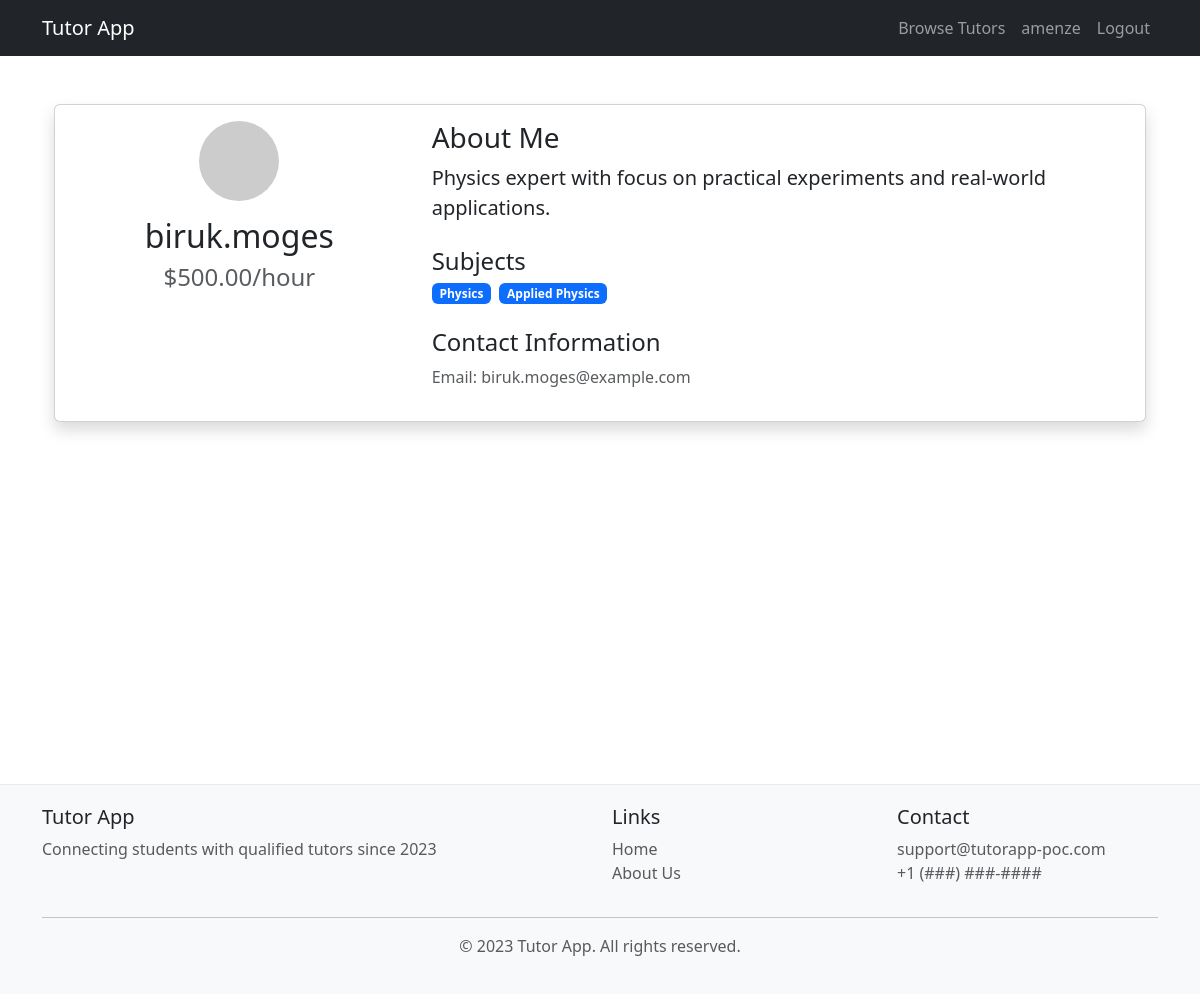
The app's page /tutors/biruk.moges/ (signed in) with its own data.
### accounts/models.py (models this page shows, shortened)
class CustomUser(AbstractUser):
    USER_TYPES = (
        ('student', 'Student'),
        ('tutor', 'Tutor'),
    )
    first_name = models.CharField(max_length=30)
    last_name = models.CharField(max_length=30)
    user_type = models.CharField(max_length=10, choices=USER_TYPES, default='student')

class TutorProfile(models.Model):
    user = models.OneToOneField(CustomUser, on_delete=models.CASCADE, related_name='tutor_profile')
    bio = models.TextField(max_length=500, blank=True)
    subjects = models.CharField(max_length=200)
    hourly_rate = models.DecimalField(max_digits=6, decimal_places=2, default=0.00 )
    created_at = models.DateTimeField(auto_now_add=True)
    @property
    def subjects_list(self):
        return [s.strip() for s in self.subjects.split(',') if s.strip()]

### tutors/views.py (the view)
# urls.py: path('tutors/<str:username>/', TutorDetailView, name='tutor_detail'),
def TutorDetailView(request, username):
    custom_tutor = get_object_or_404(CustomUser, username=username)
    tutor = get_object_or_404(TutorProfile, user=custom_tutor)
    return render(request, 'tutor_detail.html', {'tutor': tutor})

### tutors/templates/tutor_detail.html (shortened to what this page needs)
{% extends 'base.html' %}
{% block content %}
<div class="container mt-4">
    <div class="card shadow">
        <div class="card-body">
            <div class="row">
                <div class="col-md-4 text-center">
                    <img src="https://ui-avatars.com/api/?name={{tutor.user.username}}&size=150"
                         class="rounded-circle mb-3"
                         alt="{{ tutor.user.username }}">
                    <h2>{{ tutor.user.username }}</h2>
                    <h4 class="text-muted">${{ tutor.hourly_rate }}/hour</h4>
                </div>
                <div class="col-md-8">
                    <h3>About Me</h3>
                    <p class="lead">{{ tutor.bio }}</p>
                    <div class="mt-4">
                        <h4>Subjects</h4>
                        <div class="d-flex flex-wrap gap-2">
                            {% for subject in tutor.subjects_list %}
                            <span class="badge bg-primary">{{ subject }}</span>
                            {% endfor %}
                        </div>
                    </div>
                    <div class="mt-4">
                        <h4>Contact Information</h4>
                        <p class="text-muted">Email: {{ tutor.user.email }}</p>
                    </div>
                </div>
            </div>
        </div>
    </div>
</div>
{% endblock %}

### templates/base.html (shortened to what this page needs)
<!DOCTYPE html>
<html lang="en">
<head>
    <link href="https://cdn.jsdelivr.net/npm/bootstrap@5.3.0/dist/css/bootstrap.min.css" rel="stylesheet">
</head>
<body class="d-flex flex-column min-vh-100">
    <nav class="navbar navbar-expand-lg navbar-dark bg-dark">
        <div class="container">
            <a class="navbar-brand" href="{% url 'home' %}">Tutor App</a>
            <div class="navbar-nav">
                <a class="nav-link" href="{% url 'tutor_list' %}">Browse Tutors</a>
                {% if user.is_authenticated %}
                    {% if request.user.user_type == "student" %}
                        <a class="nav-link" href="{% url 'student_profile' %}">{{ request.user.username }}</a>
                    {% elif request.user.user_type == "tutor" %}
                        <a class="nav-link" href="{% url 'tutor_profile' %}">{{ request.user.username }}</a>
                    {% endif %}
                    <a class="nav-link" href="{% url 'logout' %}">Logout</a>
                {% else %}
                    <a class="nav-link" href="{% url 'login' %}">Login</a>
                    <a class="nav-link" href="{% url 'register' %}">Register</a>
                {% endif %}
            </div>
        </div>
    </nav>
    <main class="flex-grow-1">
        <div class="container mt-5 min-height-80">
            {% block content %}{% endblock %}
        </div>
    </main>
    <footer class="footer">
        <div class="container">
            <div class="row">
                <div class="col-md-6">
                    <h5>Tutor App</h5>
                    <p class="text-muted">Connecting students with qualified tutors since 2023</p>
                </div>
                <div class="col-md-3">
                    <h5>Links</h5>
                    <ul class="list-unstyled">
                        <li><a href="{% url 'home' %}" class="text-decoration-none text-muted">Home</a></li>
                        <li><a href="#" class="text-decoration-none text-muted">About Us</a></li>
                    </ul>
                </div>
                <div class="col-md-3">
                    <h5>Contact</h5>
                    <ul class="list-unstyled">
                        <li class="text-muted">support@tutorapp-poc.com</li>
                        <li class="text-muted">+1 (###) ###-####</li>
                    </ul>
                </div>
            </div>
            <hr>
            <p class="text-center text-muted">&copy; 2023 Tutor App. All rights reserved.</p>
        </div>
    </footer>
</body>
</html>

### templates/base.html (style rules this page uses)
.footer { background-color: #f8f9fa; padding: 20px 0; margin-top: 40px; border-top: 1px solid #e9ecef; }
.min-height-80 { min-height: 80vh; }

### records on screen
CustomUser: user.username "amenze"
TutorProfile: user.username "biruk.moges", hourly_rate "500.00", bio "Physics expert with focus on practical experiments and real-world applications.", user.email "biruk.moges@example.com"

### other values on screen
{{ subject }} "Physics" "Applied Physics"
